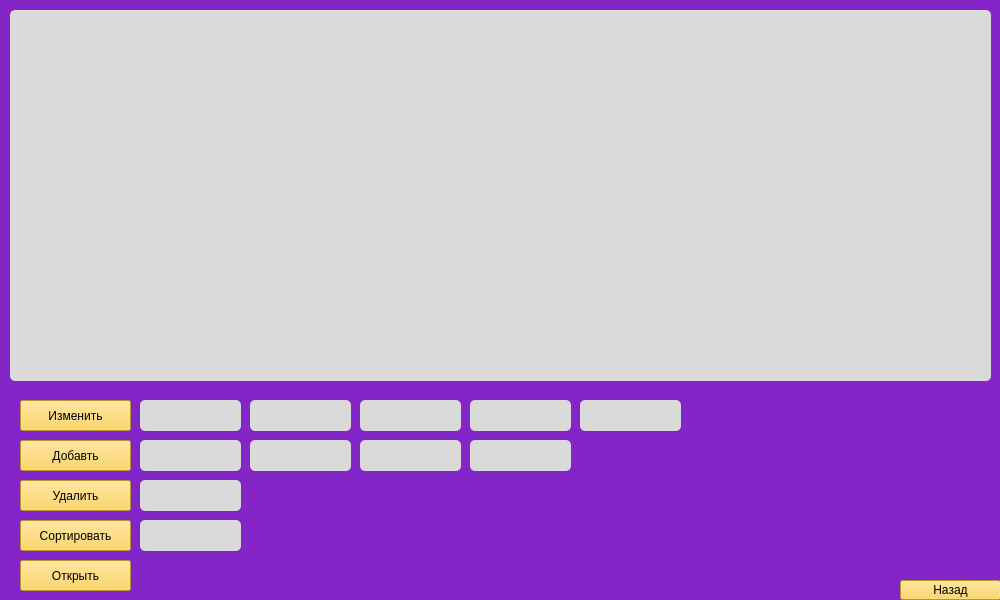
<?xml version="1.0" encoding="UTF-8"?>
<ui version="4.0">
 <class>MainWindow</class>
 <widget class="QMainWindow" name="MainWindow">
  <property name="geometry">
   <rect>
    <x>0</x>
    <y>0</y>
    <width>1000</width>
    <height>600</height>
   </rect>
  </property>
  <property name="minimumSize">
   <size>
    <width>1000</width>
    <height>600</height>
   </size>
  </property>
  <property name="maximumSize">
   <size>
    <width>1000</width>
    <height>600</height>
   </size>
  </property>
  <property name="sizeIncrement">
   <size>
    <width>1000</width>
    <height>800</height>
   </size>
  </property>
  <property name="baseSize">
   <size>
    <width>1000</width>
    <height>600</height>
   </size>
  </property>
  <property name="windowTitle">
   <string>drivers</string>
  </property>
  <property name="styleSheet">
   <string notr="true">
background-color: rgb(132, 37, 200);
font: 75 12pt &quot;Fixedsys&quot;;
</string>
  </property>
  <widget class="QWidget" name="centralwidget">
   <widget class="QTableWidget" name="tableWidget">
    <property name="geometry">
     <rect>
      <x>10</x>
      <y>10</y>
      <width>981</width>
      <height>371</height>
     </rect>
    </property>
    <property name="styleSheet">
     <string notr="true">background-color: rgb(218, 218, 218);
border-radius: 5px;</string>
    </property>
    <property name="dragEnabled">
     <bool>true</bool>
    </property>
   </widget>
   <widget class="QPushButton" name="Dell">
    <property name="geometry">
     <rect>
      <x>20</x>
      <y>480</y>
      <width>111</width>
      <height>31</height>
     </rect>
    </property>
    <property name="styleSheet">
     <string notr="true">background-color: rgb(255, 207, 64);
</string>
    </property>
    <property name="text">
     <string>Удалить</string>
    </property>
   </widget>
   <widget class="QPushButton" name="Add">
    <property name="geometry">
     <rect>
      <x>20</x>
      <y>440</y>
      <width>111</width>
      <height>31</height>
     </rect>
    </property>
    <property name="styleSheet">
     <string notr="true">background-color: rgb(255, 207, 64);
</string>
    </property>
    <property name="text">
     <string>Добавть</string>
    </property>
   </widget>
   <widget class="QPushButton" name="Change">
    <property name="geometry">
     <rect>
      <x>20</x>
      <y>400</y>
      <width>111</width>
      <height>31</height>
     </rect>
    </property>
    <property name="styleSheet">
     <string notr="true">background-color: rgb(255, 207, 64);
</string>
    </property>
    <property name="text">
     <string>Изменить</string>
    </property>
   </widget>
   <widget class="QPushButton" name="Open">
    <property name="geometry">
     <rect>
      <x>20</x>
      <y>560</y>
      <width>111</width>
      <height>31</height>
     </rect>
    </property>
    <property name="styleSheet">
     <string notr="true">background-color: rgb(255, 207, 64);
</string>
    </property>
    <property name="text">
     <string>Открыть</string>
    </property>
   </widget>
   <widget class="QPushButton" name="Sort">
    <property name="geometry">
     <rect>
      <x>20</x>
      <y>520</y>
      <width>111</width>
      <height>31</height>
     </rect>
    </property>
    <property name="styleSheet">
     <string notr="true">background-color: rgb(255, 207, 64);
</string>
    </property>
    <property name="text">
     <string>Сортировать</string>
    </property>
   </widget>
   <widget class="QPushButton" name="Back">
    <property name="geometry">
     <rect>
      <x>900</x>
      <y>580</y>
      <width>101</width>
      <height>20</height>
     </rect>
    </property>
    <property name="styleSheet">
     <string notr="true">background-color: rgb(255, 207, 64);
</string>
    </property>
    <property name="text">
     <string>Назад</string>
    </property>
   </widget>
   <widget class="QLineEdit" name="DellLine">
    <property name="geometry">
     <rect>
      <x>140</x>
      <y>480</y>
      <width>101</width>
      <height>31</height>
     </rect>
    </property>
    <property name="styleSheet">
     <string notr="true">background-color: rgb(218, 218, 218);
border-radius: 5px;</string>
    </property>
   </widget>
   <widget class="QLineEdit" name="AddLine">
    <property name="geometry">
     <rect>
      <x>140</x>
      <y>440</y>
      <width>101</width>
      <height>31</height>
     </rect>
    </property>
    <property name="styleSheet">
     <string notr="true">background-color: rgb(218, 218, 218);
border-radius: 5px;</string>
    </property>
   </widget>
   <widget class="QLineEdit" name="AddLine_1">
    <property name="geometry">
     <rect>
      <x>250</x>
      <y>440</y>
      <width>101</width>
      <height>31</height>
     </rect>
    </property>
    <property name="styleSheet">
     <string notr="true">background-color: rgb(218, 218, 218);
border-radius: 5px;</string>
    </property>
   </widget>
   <widget class="QLineEdit" name="AddLine_2">
    <property name="geometry">
     <rect>
      <x>360</x>
      <y>440</y>
      <width>101</width>
      <height>31</height>
     </rect>
    </property>
    <property name="styleSheet">
     <string notr="true">background-color: rgb(218, 218, 218);
border-radius: 5px;</string>
    </property>
   </widget>
   <widget class="QLineEdit" name="AddLine_3">
    <property name="geometry">
     <rect>
      <x>470</x>
      <y>440</y>
      <width>101</width>
      <height>31</height>
     </rect>
    </property>
    <property name="styleSheet">
     <string notr="true">background-color: rgb(218, 218, 218);
border-radius: 5px;</string>
    </property>
   </widget>
   <widget class="QLineEdit" name="ChangeLine_4">
    <property name="geometry">
     <rect>
      <x>580</x>
      <y>400</y>
      <width>101</width>
      <height>31</height>
     </rect>
    </property>
    <property name="styleSheet">
     <string notr="true">background-color: rgb(218, 218, 218);
border-radius: 5px;</string>
    </property>
   </widget>
   <widget class="QLineEdit" name="ChangeLine_1">
    <property name="geometry">
     <rect>
      <x>250</x>
      <y>400</y>
      <width>101</width>
      <height>31</height>
     </rect>
    </property>
    <property name="styleSheet">
     <string notr="true">background-color: rgb(218, 218, 218);
border-radius: 5px;</string>
    </property>
   </widget>
   <widget class="QLineEdit" name="ChangeLine_2">
    <property name="geometry">
     <rect>
      <x>360</x>
      <y>400</y>
      <width>101</width>
      <height>31</height>
     </rect>
    </property>
    <property name="styleSheet">
     <string notr="true">background-color: rgb(218, 218, 218);
border-radius: 5px;</string>
    </property>
   </widget>
   <widget class="QLineEdit" name="ChangeLine_3">
    <property name="geometry">
     <rect>
      <x>470</x>
      <y>400</y>
      <width>101</width>
      <height>31</height>
     </rect>
    </property>
    <property name="styleSheet">
     <string notr="true">background-color: rgb(218, 218, 218);
border-radius: 5px;</string>
    </property>
   </widget>
   <widget class="QLineEdit" name="ChangeLine">
    <property name="geometry">
     <rect>
      <x>140</x>
      <y>400</y>
      <width>101</width>
      <height>31</height>
     </rect>
    </property>
    <property name="styleSheet">
     <string notr="true">background-color: rgb(218, 218, 218);
border-radius: 5px;</string>
    </property>
   </widget>
   <widget class="QLineEdit" name="lineEdit_13">
    <property name="geometry">
     <rect>
      <x>140</x>
      <y>520</y>
      <width>101</width>
      <height>31</height>
     </rect>
    </property>
    <property name="styleSheet">
     <string notr="true">background-color: rgb(218, 218, 218);
border-radius: 5px;</string>
    </property>
   </widget>
  </widget>
 </widget>
 <resources/>
 <connections/>
</ui>
